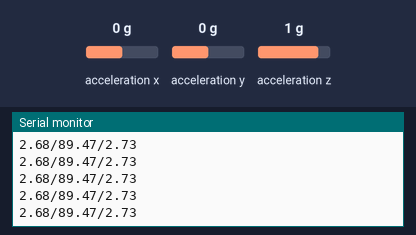
Simulated run of this program. Board: Arduino Mega 2560, built with avr-gcc and run on an emulated ATmega2560. Shown: the last lines printed to the serial monitor. The inputs (shaded band) are chosen by the test bench; at power-on: acceleration y 0 g, acceleration x 0 g, acceleration z 1 g.

Above: at 1.2 s.
1.3 s: acceleration y set to -1.4 g
At 2.4 s:
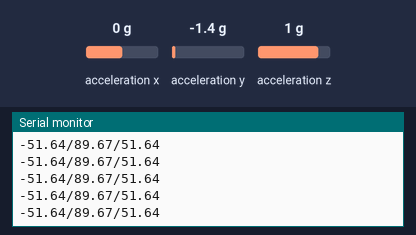
4.3 s: acceleration x set to 0.8 g
At 4.9 s:
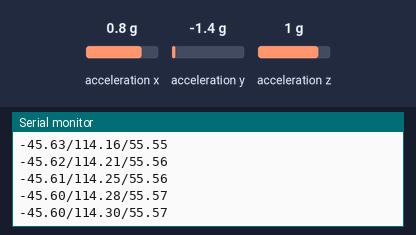
7.3 s: acceleration z set to -1.4 g
At 7.9 s:
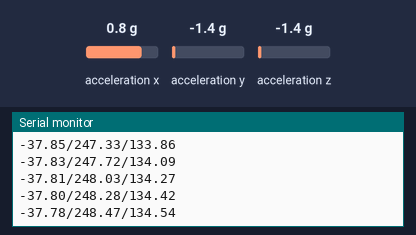
Timing chart, 0 to 10.3 s (numbered marks = the images above; inputs shaded):
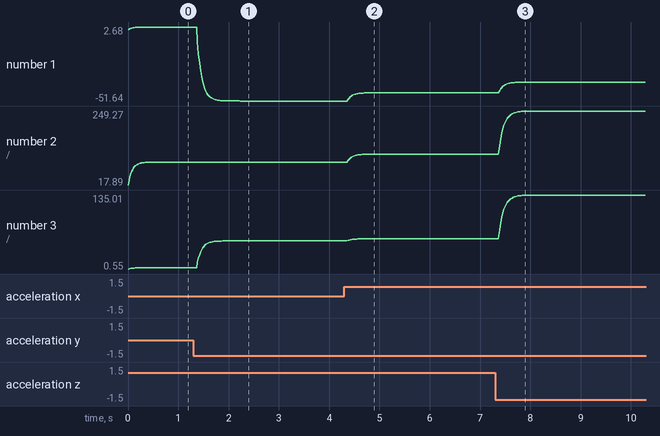

Measured:
- after the input at 1.3 s, the serial monitor: prints a new line after 0.08 s (image 1)
- after the input at 4.3 s, the serial monitor: prints a new line after 0.08 s (image 2)
- after the input at 7.3 s, the serial monitor: prints a new line after 0.09 s (image 3)
- plotted number 1: 2.68 → -51.64 after the input at 1.3 s, -51.64 → -45.57 after the input at 4.3 s, -45.57 → -37.74 after the input at 7.3 s
- plotted number 2: 89.47 → 89.67 after the input at 1.3 s, 89.67 → 114.39 after the input at 4.3 s, 114.39 → 249.27 after the input at 7.3 s
- plotted number 3: 2.73 → 51.64 after the input at 1.3 s, 51.64 → 55.58 after the input at 4.3 s, 55.58 → 135.01 after the input at 7.3 s

The program:

main.cpp
```cpp
/*  *****************************************
 *  ADXL345_Calibration
 *  ADXL345 Hook Up Guide Calibration Example
 *
 *  Utilizing Sparkfun's ADXL345 Library
 *  Bildr ADXL345 source file modified to support
 *  both I2C and SPI Communication
 *
 *  E.Robert @ SparkFun Electronics
 *  Created: Jul 13, 2016
 *  Updated: Sep 13, 2016
 *
 *  Development Environment Specifics:
 *  Arduino 1.6.11
 *
 *  Hardware Specifications:
 *  SparkFun ADXL345
 *  Arduino Uno
 *  *****************************************/

#include <SparkFun_ADXL345.h>

/*********** COMMUNICATION SELECTION ***********/
/*    Comment Out The One You Are Not Using    */
// ADXL345 adxl = ADXL345(10);           // USE FOR SPI COMMUNICATION, ADXL345(CS_PIN);
ADXL345 adxl = ADXL345();             // USE FOR I2C COMMUNICATION

/****************** VARIABLES ******************/
/*                                             */
float AccelMinX = 0;
float AccelMaxX = 0;
float AccelMinY = 0;
float AccelMaxY = 0;
float AccelMinZ = 0;
float AccelMaxZ = 0;

float accX = 0;
float accY = 0;
float accZ = 0;

float roll = 0;
float pitch = 0;
float yaw = 0;
float rollF = 0;
float pitchF = 0;
float yawF = 0;

/************** DEFINED VARIABLES **************/
/*                                             */
#define offsetX   0.01       // OFFSET values
#define offsetY   -0.05
#define offsetZ   0.025

#define gainX     1.11        // GAIN factors
#define gainY     1.1
#define gainZ     1.005

#define ALPHA     0.2

/******************** SETUP ********************/
/*          Configure ADXL345 Settings         */
void setup()
{
  Serial.begin(9600);                 // Start the serial terminal
  // Serial.println("SparkFun ADXL345 Accelerometer Breakout Calibration");
  // Serial.println();

  adxl.powerOn();                     // Power on the ADXL345

  adxl.setRangeSetting(2);           // Give the range settings
                                      // Accepted values are 2g, 4g, 8g or 16g
                                      // Higher Values = Wider Measurement Range
                                      // Lower Values = Greater Sensitivity

  adxl.setSpiBit(0);                // Configure the device: 4 wire SPI mode = '0' or 3 wire SPI mode = 1
                                      // Default: Set to 1
                                      // SPI pins on the ATMega328: 11, 12 and 13 as reference in SPI Library
}

/****************** MAIN CODE ******************/
/*  Accelerometer Readings and Min/Max Values  */
void loop()
{
  // Serial.println("Send any character to display values.");
  // while (!Serial.available()){}       // Waiting for character to be sent to Serial
  // Serial.println();

  // Get the Accelerometer Readings
  int x,y,z;                          // init variables hold results
  float xg,yg,zg;
  adxl.readAccel(&x, &y, &z);         // Read the accelerometer values and store in variables x,y,z
  xg = x * 0.00390625;
  yg = y * 0.00390625;
  zg = z * 0.00390625;


  if(xg < AccelMinX) AccelMinX = xg;
  if(xg > AccelMaxX) AccelMaxX = xg;

  if(yg < AccelMinY) AccelMinY = yg;
  if(yg > AccelMaxY) AccelMaxY = yg;

  if(zg < AccelMinZ) AccelMinZ = zg;
  if(zg > AccelMaxZ) AccelMaxZ = zg;

  // Serial.print("Accel Minimums: "); Serial.print(AccelMinX); Serial.print("  ");Serial.print(AccelMinY); Serial.print("  "); Serial.print(AccelMinZ); Serial.println();
  // Serial.print("Accel Maximums: "); Serial.print(AccelMaxX); Serial.print("  ");Serial.print(AccelMaxY); Serial.print("  "); Serial.print(AccelMaxZ); Serial.println();
  // Serial.println();


  /* Note: Must perform offset and gain calculations prior to seeing updated results
  /  Refer to SparkFun ADXL345 Hook Up Guide: https://learn.sparkfun.com/tutorials/adxl345-hookup-guide
  /  offsetAxis = 0.5 * (Acel+1g + Accel-1g)
  /  gainAxis = 0.5 * ((Acel+1g - Accel-1g)/1g) */

  // UNCOMMENT SECTION TO VIEW NEW VALUES
  accX = (xg - offsetX)/gainX;         // Calculating New Values for X, Y and Z
  accY = (yg - offsetY)/gainY;
  accZ = (zg - offsetZ)/gainZ;

  // Serial.print(accX);
  // Serial.print(" ");
  // Serial.print(accY);
  // Serial.print(" ");
  // Serial.println(accZ);

  roll = atan2(accY , sqrt(accX * accX + accZ * accZ)) * 57.2957795131;
  pitch = 90 + atan2(accX , sqrt(accY * accY + accZ * accZ)) * 57.2957795131;
  yaw = atan2(sqrt(accX * accX + accY * accY), accZ) * 57.2957795131;


  char signx = x < 0 ? '-' : '+';
  char signy = y < 0 ? '-' : '+';
  char signz = z < 0 ? '-' : '+';

  if ( z < 0 )
    pitch = 360 - pitch;

  rollF = ALPHA * roll + (1.00 - ALPHA) * rollF;
  pitchF = ALPHA * pitch + (1.00 - ALPHA) * pitchF;
  yawF = ALPHA * yaw + (1.00 - ALPHA) * yawF;


  // Serial.print(pitch);
  // Serial.print(" ");
  // Serial.print(roll);
  // Serial.print(" ");
  // Serial.print(yaw);
  // Serial.print(" ");
  // Serial.print(signx);
  // Serial.print(" ");
  // Serial.print(signy);
  // Serial.print(" ");
  // Serial.println(signz);
  //Serial.print(" ");

  Serial.print(rollF);
  Serial.print("/");
  Serial.print(pitchF);
  Serial.print("/");
  Serial.println(yawF);


  // Serial.print("New Calibrated Values: "); Serial.print(accX); Serial.print("  "); Serial.print(accY); Serial.print("  "); Serial.print(accZ);
  // Serial.println();
  //
  // while (Serial.available())
  // {
  //   Serial.read();                    // Clear buffer
  // }
}
```
